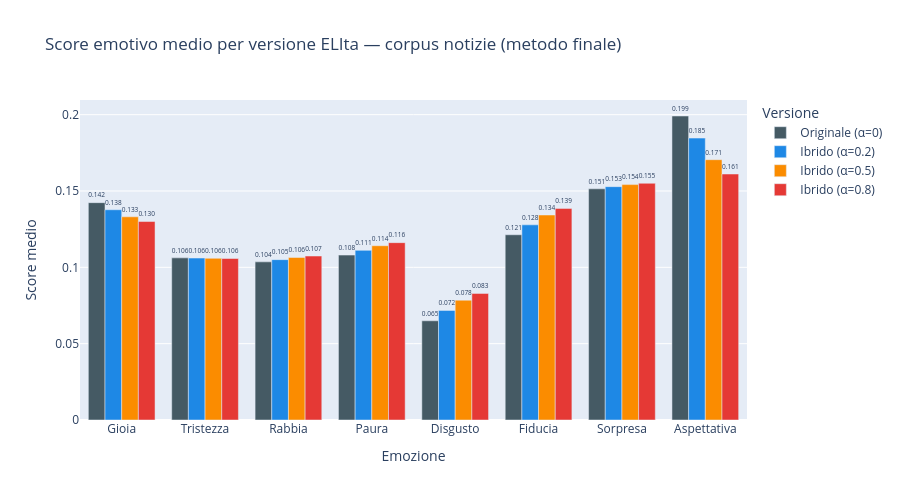

The cell this chart's notebook holds for it:
### Code cell
# 12.5 Grafico score medi nelle 4 versioni
means_data = [
    {"Versione": vname, "Emozione": emo.capitalize(),
     "Score medio": results_final[vname][emo].mean()}
    for vname in MATRICES for emo in BASIC_EMOTIONS
]
fig = px.bar(pd.DataFrame(means_data), x="Emozione", y="Score medio",
             color="Versione", barmode="group",
             title="Score emotivo medio per versione ELIta — corpus notizie (metodo finale)",
             color_discrete_sequence=["#455A64","#1E88E5","#FB8C00","#E53935"],
             text_auto=".3f")
fig.update_traces(textposition="outside", textfont_size=9)
fig.update_layout(height=500)
fig.show()

### Figure 1 — Plotly figure (JSON) as saved in the notebook; plotly's stock layout.template omitted (floating-point values rounded to 4 significant figures)
{"data": [{"alignmentgroup": "True", "hovertemplate": "Versione=Originale (α=0)<br>Emozione=%{x}<br>Score medio=%{y}<extra></extra>", "legendgroup": "Originale (α=0)", "marker": {"color": "#455A64", "pattern": {"shape": ""}}, "name": "Originale (α=0)", "offsetgroup": "Originale (α=0)", "orientation": "v", "showlegend": true, "textposition": "outside", "texttemplate": "%{y:.3f}", "x": ["Gioia", "Tristezza", "Rabbia", "Paura", "Disgusto", "Fiducia", "Sorpresa", "Aspettativa"], "xaxis": "x", "y": [0.1424, 0.1062, 0.1036, 0.108, 0.06499, 0.1214, 0.1514, 0.1991], "yaxis": "y", "type": "bar", "textfont": {"size": 9}}, {"alignmentgroup": "True", "hovertemplate": "Versione=Ibrido (α=0.2)<br>Emozione=%{x}<br>Score medio=%{y}<extra></extra>", "legendgroup": "Ibrido (α=0.2)", "marker": {"color": "#1E88E5", "pattern": {"shape": ""}}, "name": "Ibrido (α=0.2)", "offsetgroup": "Ibrido (α=0.2)", "orientation": "v", "showlegend": true, "textposition": "outside", "texttemplate": "%{y:.3f}", "x": ["Gioia", "Tristezza", "Rabbia", "Paura", "Disgusto", "Fiducia", "Sorpresa", "Aspettativa"], "xaxis": "x", "y": [0.1377, 0.1061, 0.1051, 0.1111, 0.07179, 0.1278, 0.1528, 0.1847], "yaxis": "y", "type": "bar", "textfont": {"size": 9}}, {"alignmentgroup": "True", "hovertemplate": "Versione=Ibrido (α=0.5)<br>Emozione=%{x}<br>Score medio=%{y}<extra></extra>", "legendgroup": "Ibrido (α=0.5)", "marker": {"color": "#FB8C00", "pattern": {"shape": ""}}, "name": "Ibrido (α=0.5)", "offsetgroup": "Ibrido (α=0.5)", "orientation": "v", "showlegend": true, "textposition": "outside", "texttemplate": "%{y:.3f}", "x": ["Gioia", "Tristezza", "Rabbia", "Paura", "Disgusto", "Fiducia", "Sorpresa", "Aspettativa"], "xaxis": "x", "y": [0.1331, 0.1059, 0.1065, 0.1142, 0.07848, 0.1343, 0.1542, 0.1705], "yaxis": "y", "type": "bar", "textfont": {"size": 9}}, {"alignmentgroup": "True", "hovertemplate": "Versione=Ibrido (α=0.8)<br>Emozione=%{x}<br>Score medio=%{y}<extra></extra>", "legendgroup": "Ibrido (α=0.8)", "marker": {"color": "#E53935", "pattern": {"shape": ""}}, "name": "Ibrido (α=0.8)", "offsetgroup": "Ibrido (α=0.8)", "orientation": "v", "showlegend": true, "textposition": "outside", "texttemplate": "%{y:.3f}", "x": ["Gioia", "Tristezza", "Rabbia", "Paura", "Disgusto", "Fiducia", "Sorpresa", "Aspettativa"], "xaxis": "x", "y": [0.13, 0.1058, 0.1074, 0.1162, 0.08293, 0.1386, 0.1551, 0.1611], "yaxis": "y", "type": "bar", "textfont": {"size": 9}}], "layout": {"xaxis": {"anchor": "y", "domain": [0.0, 1.0], "title": {"text": "Emozione"}}, "yaxis": {"anchor": "x", "domain": [0.0, 1.0], "title": {"text": "Score medio"}}, "legend": {"title": {"text": "Versione"}, "tracegroupgap": 0}, "title": {"text": "Score emotivo medio per versione ELIta — corpus notizie (metodo finale)"}, "barmode": "group", "height": 500}}
